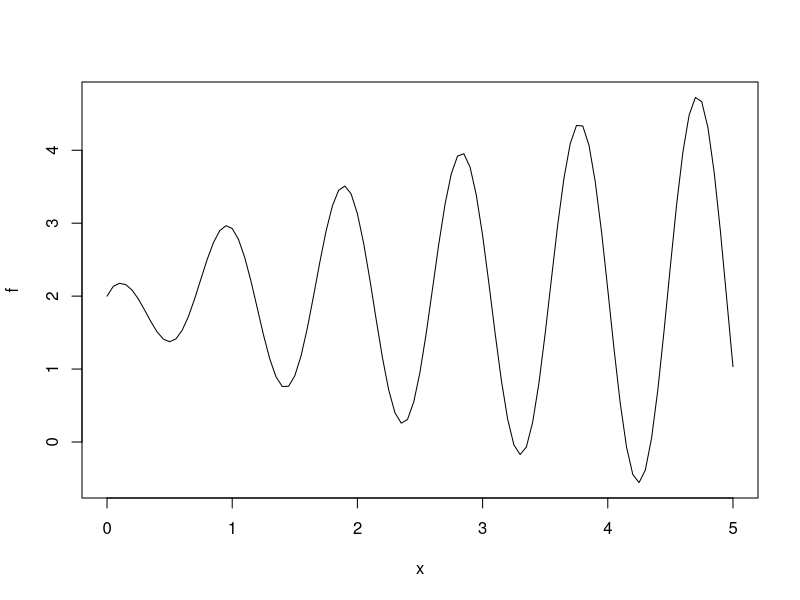
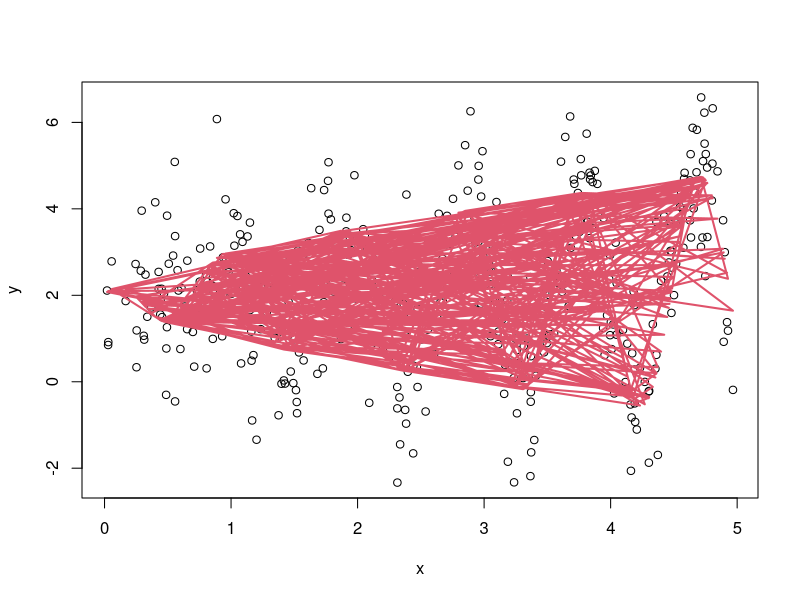
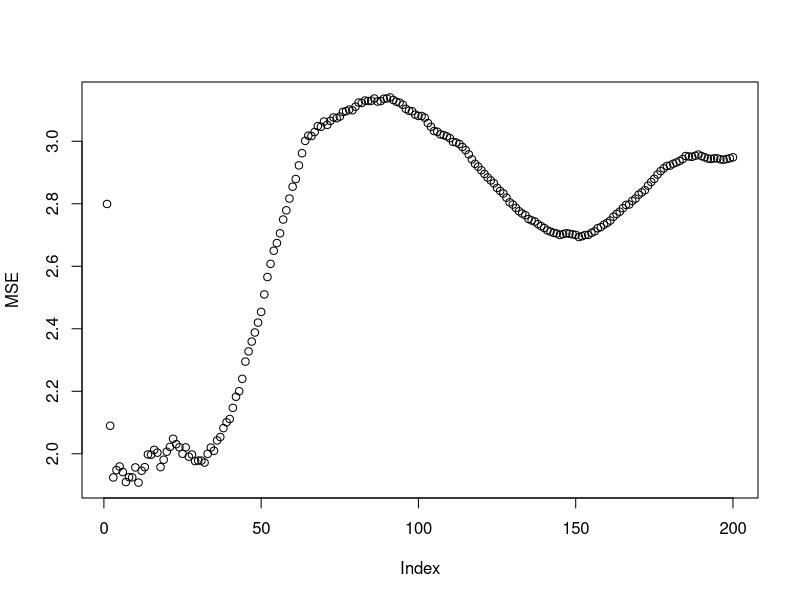
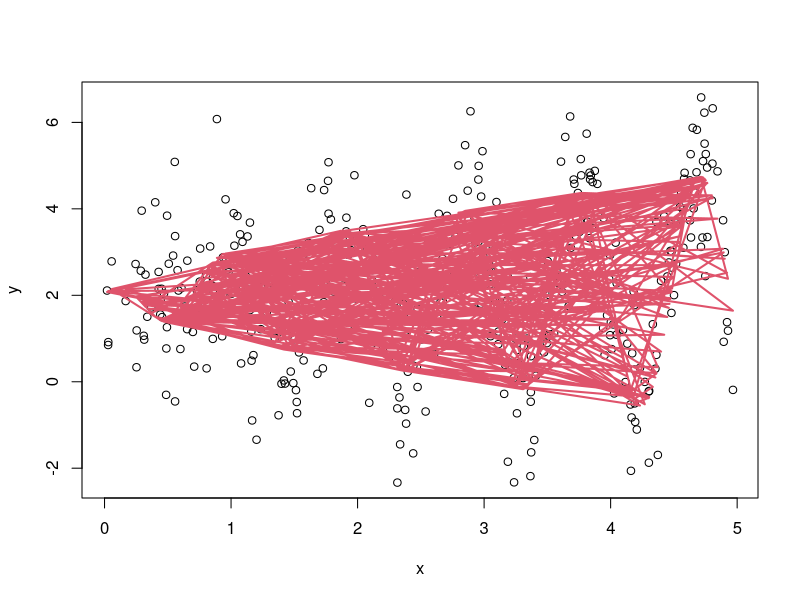

Source code (R) for these figures, in order: (Note: this script raises an error after producing the figures.)
#You can try to modify the denominator inside the cosine to change the complexity of f*
f=function(x){
  y=2+x^(.2)*cos(x/.15)/x^-.45
  return(y) }
plot(f,0,5)

#Points simulation: you change n and sigma
N=400
sigma=1.2
x=runif(N,0,5);#x=sort(x)  #For convenience, the input x is sorted
y=rep(0,times=N)
for(i in 1:N){
  y[i]=f(x[i])+rnorm(1,0,sigma)
}
plot(x,y)
points(x,f(x),type="l",col=2,lwd=2)

x_test = x[301:400]
y_test = y[301:400]

x_train =x[1:300]
y_train = y[1:300]



MSE <- vector()

#Estimator by k-neighbors
#k es el numero de vecinos y test=TRUE/FALSE determina si se estima sobre
#un grid cualquiera (FALSE) o sobre los x en la muestra de test (TRUE)
kn=function(k,test){
  if(test=="FALSE"){z=seq(0,5,by=0.01);ll=length(z)}  #predict on train
  if(test=="TRUE"){z=x_test;ll=length(z)}    #x_test is the name of set for prediction
  nk=rep(0,times=ll)
  for(j in 1:ll){
    veci=which(abs(z[j]-x_train) %in% sort(abs(z[j]-x_train))[1:k])
    nk[j]=sum(y_train[veci])/k
  }
  
  return(nk) 
  
}

#Graficando el estimador


for(k in 1:200){
  pred = kn(k,T)
  MSE[k] = mean((pred-y_test)^2)
 
}

plot(MSE)
min(MSE)
# Error irreducible es 1.44



k=14 #Puede cambiarlo


plot(x,y)
points(x,f(x),type="l",col=2,lwd=2)
points(z,kn(k,T),type="l",col=4,lwd=2)
points(z,kn(200,T),type="l",col=4,lwd=2)
